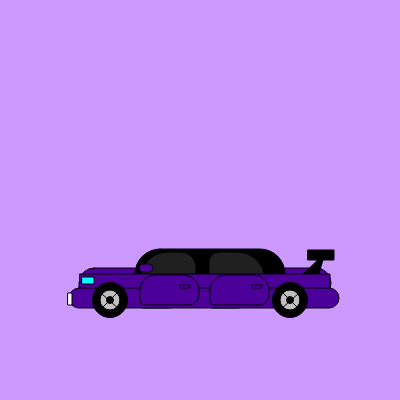
Frame 1 (no input)
Frame 60 (no input): identical to frame 1, image omitted
Frame 120 (the mouse pressed at the canvas centre since frame 60): identical to frame 1, image omitted

The p5.js sketch that drew this single still picture (run headless with seeded random() and noise() and a simulated clock; from frame 60 on, the mouse is pressed at the canvas centre):

// p5.js sketch
// ── sketch.js
function setup() {
  createCanvas(400, 400);
}

function draw() {
  background(204, 153, 255);
  
  
  //hood of car
  
  fill(76,0,153)
 rect(79, 268, 70, 30, 900, 350, 900, 5); //front hood
  
  
  fill(76,0,153)
 rect(261, 268, 70, 30, 900, 350, 900, 5); //trunk
  
  
  //rooftop of car
  
  fill(0,0,0)
 rect(135, 249, 150, 50, 900, 350, 900, 5);
  
  
  
  
  // WINDOWS
  
  fill(32,32,32)
  square(140, 252, 56, 100, 15, 30, 3); //left window
  
  fill(32,32,32)
  square(209, 252, 56, 10, 90, 100, 3); //right window
  
  
  
 
  // spoiler
  
  
  fill(0,0,0)
  triangle(297, 280, 325, 253, 317, 280); //holdin the rect
  
  fill(0,0,0)
  rect(308, 250, 26, 10);
  
  
  
  
  
  // BASE OF CAR
  
  fill(76,0,153)
  rect(80, 274, 250, 20); //upper base of car
  
  fill(76,0,153)
  rect(69, 288, 270, 20, 20); //lower base of car
  
  
   //headlight
  
  fill(0,255,255)
  rect(82, 277, 12, 7);
  
  
  //plate
  
  fill(255,255,255)
  rect(68, 293, 4, 12);
  
  
  //doors
  
  fill(76,0,153)
  rect(140, 275, 59, 30, 20, 1500, 10, 5); //left door
  
  fill(76,0,153)
  rect(210, 275, 59, 30, 20, 1500, 10, 5); //right door
  
  fill(76,0,153)
  rect(180, 285, 10, 3); //left handle
  
  fill(76,0,153)
  rect(252, 285, 10, 3); //right handle
  
  
  
  //rear view mirror
  fill(76,0,153)
  rect(139, 264, 14, 8, 18, 1500, 10, 5); 
  
  //WHEELS
  
  fill(0, 0, 0);
  circle(110, 300, 35); //black wheels left
  
  fill(192, 192, 192);
  circle(110, 300, 20); //white tires thing left
  
  fill(0, 0, 0);
  circle(290, 300, 35); //black wheels right
  
  fill(192, 192, 192);
  circle(290, 300, 20); //white tires thing right
  
  fill(0, 0, 0);
  line(120, 290, 100, 310); //the '/'  in left wheel
  
  fill(0, 0, 0);
  line(102, 294, 120, 310); // the '\' in left wheel
  
  fill(0, 0, 0);
  circle(110, 300, 7); //smol middle black wheels left
  
  fill(0, 0, 0);
  line(299, 293, 280, 310); // the '/' in right wheel
  
  fill(0, 0, 0);
  line(280, 290, 300, 310); // the '\' in right wheel
  
  fill(0, 0, 0);
  circle(290, 300, 7); //smol middle black wheels left
  
  
  
  
}
